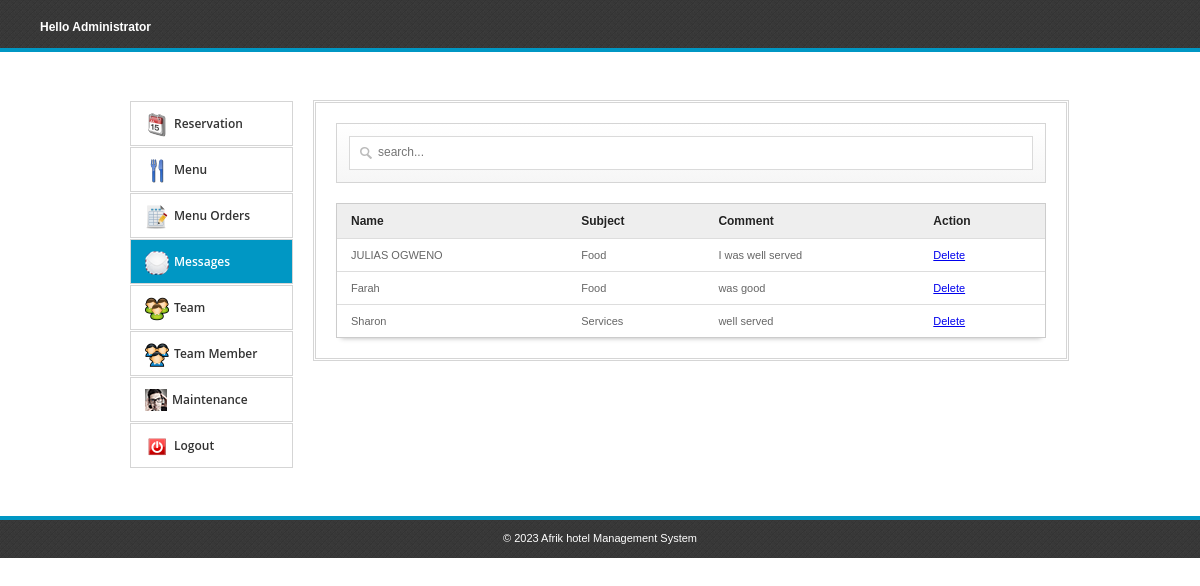
The page /admin/suggestions.php (signed in) on the database its author committed.
### tables this page shows
CREATE TABLE IF NOT EXISTS `suggestion` (
  `id` int(11) NOT NULL AUTO_INCREMENT,
  `name` varchar(100) NOT NULL,
  `subject` varchar(100) NOT NULL,
  `comment` varchar(500) NOT NULL,
  PRIMARY KEY (`id`)
);

### admin/suggestions.php (the view, shortened to what this page needs)
<html>
<head>
<link rel="stylesheet" href="admin.css">
<link href="src/facebox.css" media="screen" rel="stylesheet" type="text/css" />
</head>
<body>
	<div id="top">
		<div class="logo">
			<span style="float:right; color:#FFFFFF; font-weight:bold; display: inline-block; padding: 20px 0 0 20px;">Hello Administrator</span>
		</div>
	</div>
	<div class="container  clearfix">
		<div class="one-third1 column">
			<ul>
				<li><a href="index.php"><img alt="" src="img/home.png"><span>Reservation</span></a></li>
				<li><a href="menu.php"><img alt="" src="img/page.png"><span>Menu</span></a></li>
				<li><a href="menuorders.php"><img alt="" src="img/menuorder.png"><span>Menu Orders</span></a></li>
				<li class="active"><a href="suggestions.php"><img alt="" src="img/mesage.png"><span>Messages</span></a></li>
				<li><a href="team.php"><img alt="" src="img/team.png"><span>Team</span></a></li>
				<li><a href="teammember.php"><img alt="" src="img/user.png"><span>Team Member</span></a></li>
				<li><a href="adminaccount.php"><img alt="" src="img/userpic.png"><span>Maintenance</span></a></li>
				<li><a href="../index.php"><img alt="" src="img/logout.png"><span>Logout</span></a></li>
			</ul>
		</div>
		<div class="two-thirds1 column">
			<div class="thewraper">
			<div id="formdesign"><input type="text" name="filter" value="" id="filter" placeholder="search..." autocomplete="off" /></div>
			<table id="resultTable" data-responsive="table">
				<thead>
					<tr>
						<th> Name </th>
						<th> Subject </th>
						<th> Comment </th>
						<th> Action </th>
					</tr>
				</thead>
				<tbody>
					<?php
						include('../connect.php');
						$result = $db->prepare("SELECT * FROM suggestion ORDER BY id DESC");
						$result->execute();
						for($i=0; $row = $result->fetch(); $i++){
					?>
					<tr class="record">
						<td><?php echo $row['name']; ?></td>
						<td><?php echo $row['subject']; ?></td>
						<td><?php echo $row['comment']; ?></td>
						<td><a href="#" id="<?php echo $row['id']; ?>" class="delbutton" title="Click To Delete">Delete</a></td>
					</tr>
					<?php
						}
					?>
				</tbody>
			</table>
			</div>
		</div>
	</div>
	<div id="footer">
		<div class="copyrights">&copy; 2023 Afrik hotel Management System</div>
	</div>
</body>
</html>

### admin/admin.css (style rules this page uses)
* { -moz-transition: width 1s ease-in-out, left 1.5s ease-in-out; -webkit-transition: width 1s ease-in-out, left 1.5s ease-in-out; -moz-transition: width 1s ease-in-out, left 1.5s ease-in-out; -o-transition: width 1s ease-in-out, left 1.5s ease-in-out; transition: width 1s ease-in-out, left 1.5s ease-in-out; }
body { margin: 0; color: #555555; font-family: Arial,Helvetica,sans-serif; font-size: 12px; }
#top { border-bottom: 4px solid #0097C4; height: 48px; background: url("img/dark.png") repeat scroll 0 0 rgba(0, 0, 0, 0); margin-bottom: 48px; }
#footer { border-top: 4px solid #0097C4; height: 38px; background: url("img/dark.png") repeat scroll 0 0 rgba(0, 0, 0, 0); margin-top: 48px; }
.copyrights { display: block; width: 100%; text-align: center; padding-top: 12px; color: #FFFFFF; font-size: 11px; }
.logo { float: left; width: auto; margin-left: 20px; }
.one-third1 ul { height: auto; margin: 0; padding: 0; list-style: none outside none; }
.one-third1 ul li { margin-top: 1px; position: relative; line-height: 20px; }
.active { background: none repeat scroll 0 0 #0097C4; }
.active a { color: #ffffff !important; }
.one-third1 ul li a { border: 1px solid #D5D5D5; color: #333333; display: block; font-family: 'Open Sans',sans-serif; font-size: 12px; font-weight: 600; padding: 11px 14px; text-decoration: none; }
.one-third1 ul li a img { float: left; margin-right: 5px; }
.one-third1 ul li a span { display: block; white-space: nowrap; margin-top: 1px; }
#formdesign { background: linear-gradient(to bottom, #FFFFFF 0%, #F6F6F6 100%) repeat scroll 0 0 rgba(0, 0, 0, 0); border: 1px solid #D5D5D5; padding: 12px; position: relative; margin: 20px 0; }
#filter { -moz-box-sizing: border-box; background: url("img/big_search.png") no-repeat scroll 10px 10px #FFFFFF; box-shadow: none; display: block; font-size: 12px; height: 34px; margin: 0; padding: 9px 140px 9px 28px; width: 100%; border: 1px solid #DADADA; transition: border 0.2s linear 0s, box-shadow 0.2s linear 0s; padding-top: 6px; }
table { border-collapse: separate; background-color: #FFFFFF; border-spacing: 0; max-width: 100%; }
#resultTable { color: #666666; text-shadow: 0 1px 0 #FFFFFF; width: 100%; border: 1px solid #CCCCCC; box-shadow: 0 5px 5px -5px rgba(0, 0, 0, 0.3); }
#resultTable thead tr th { background: none repeat scroll 0 0 #EEEEEE; color: #222222; padding: 10px 14px; text-align: left; border-top: 0 none; font-size: 12px; }
#resultTable tbody tr td { background-color: #FFFFFF; font-size: 11px; text-align: left; padding: 10px 14px; border-top: 1px solid #DDDDDD; }
.container .column, .container .columns { float: left; display: inline; margin-left: 10px; margin-right: 10px; }
.container { position: relative; width: 960px; margin: 0 auto; padding: 0; }
.container .one-third1.column { width: 163px; }
.container .two-thirds1.column { width: 750px; border: double #D5D5D5; padding-bottom: 20px; }
.thewraper { margin: 0 20px; }
input { border: 1px solid #000000; width: 270px; padding: 5px; margin-bottom: 10px; }
.container:after { content: "\0020"; display: block; height: 0; clear: both; visibility: hidden; }
.clearfix:before, .clearfix:after, .row:before, .row:after { content: '\0020'; display: block; overflow: hidden; visibility: hidden; width: 0; height: 0; }
.row:after, .clearfix:after { clear: both; }
.row, .clearfix { zoom: 1; }

### rows shown on the page
suggestion: name "JULIAS OGWENO", subject "Food", comment "I was well served"
suggestion: name "Farah", subject "Food", comment "was good"
suggestion: name "Sharon", subject "Services", comment "well served"
